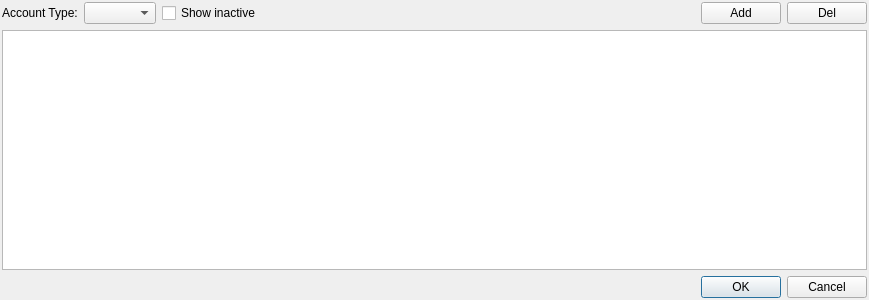
<?xml version="1.0" encoding="UTF-8"?>
<ui version="4.0">
 <class>AccountChoiceDlg</class>
 <widget class="QDialog" name="AccountChoiceDlg">
  <property name="geometry">
   <rect>
    <x>0</x>
    <y>0</y>
    <width>869</width>
    <height>300</height>
   </rect>
  </property>
  <property name="windowTitle">
   <string>Choose Account</string>
  </property>
  <layout class="QVBoxLayout" name="verticalLayout">
   <property name="leftMargin">
    <number>2</number>
   </property>
   <property name="topMargin">
    <number>2</number>
   </property>
   <property name="rightMargin">
    <number>2</number>
   </property>
   <property name="bottomMargin">
    <number>2</number>
   </property>
   <item>
    <widget class="QFrame" name="frame">
     <property name="sizePolicy">
      <sizepolicy hsizetype="Preferred" vsizetype="Preferred">
       <horstretch>0</horstretch>
       <verstretch>0</verstretch>
      </sizepolicy>
     </property>
     <property name="frameShape">
      <enum>QFrame::Panel</enum>
     </property>
     <property name="frameShadow">
      <enum>QFrame::Plain</enum>
     </property>
     <property name="lineWidth">
      <number>0</number>
     </property>
     <layout class="QHBoxLayout" name="horizontalLayout">
      <property name="leftMargin">
       <number>0</number>
      </property>
      <property name="topMargin">
       <number>0</number>
      </property>
      <property name="rightMargin">
       <number>0</number>
      </property>
      <property name="bottomMargin">
       <number>0</number>
      </property>
      <item>
       <widget class="QLabel" name="AccountTypeLbl">
        <property name="text">
         <string>Account Type:</string>
        </property>
       </widget>
      </item>
      <item>
       <widget class="QComboBox" name="AccountTypeCombo"/>
      </item>
      <item>
       <widget class="QCheckBox" name="ShowInactive">
        <property name="text">
         <string>Show inactive</string>
        </property>
       </widget>
      </item>
      <item>
       <spacer name="horizontalSpacer">
        <property name="orientation">
         <enum>Qt::Horizontal</enum>
        </property>
        <property name="sizeHint" stdset="0">
         <size>
          <width>40</width>
          <height>20</height>
         </size>
        </property>
       </spacer>
      </item>
      <item>
       <widget class="QPushButton" name="AddAccountBtn">
        <property name="text">
         <string>Add</string>
        </property>
       </widget>
      </item>
      <item>
       <widget class="QPushButton" name="RemoveAccountBtn">
        <property name="text">
         <string>Del</string>
        </property>
       </widget>
      </item>
     </layout>
    </widget>
   </item>
   <item>
    <widget class="QTableView" name="AccountsList">
     <property name="editTriggers">
      <set>QAbstractItemView::AnyKeyPressed|QAbstractItemView::EditKeyPressed|QAbstractItemView::SelectedClicked</set>
     </property>
     <property name="alternatingRowColors">
      <bool>true</bool>
     </property>
     <property name="selectionBehavior">
      <enum>QAbstractItemView::SelectRows</enum>
     </property>
     <attribute name="verticalHeaderVisible">
      <bool>false</bool>
     </attribute>
     <attribute name="verticalHeaderMinimumSectionSize">
      <number>20</number>
     </attribute>
     <attribute name="verticalHeaderDefaultSectionSize">
      <number>20</number>
     </attribute>
    </widget>
   </item>
   <item>
    <widget class="QDialogButtonBox" name="buttonBox">
     <property name="orientation">
      <enum>Qt::Horizontal</enum>
     </property>
     <property name="standardButtons">
      <set>QDialogButtonBox::Cancel|QDialogButtonBox::Ok</set>
     </property>
    </widget>
   </item>
  </layout>
 </widget>
 <resources/>
 <connections>
  <connection>
   <sender>buttonBox</sender>
   <signal>accepted()</signal>
   <receiver>AccountChoiceDlg</receiver>
   <slot>accept()</slot>
   <hints>
    <hint type="sourcelabel">
     <x>248</x>
     <y>254</y>
    </hint>
    <hint type="destinationlabel">
     <x>157</x>
     <y>274</y>
    </hint>
   </hints>
  </connection>
  <connection>
   <sender>buttonBox</sender>
   <signal>rejected()</signal>
   <receiver>AccountChoiceDlg</receiver>
   <slot>reject()</slot>
   <hints>
    <hint type="sourcelabel">
     <x>316</x>
     <y>260</y>
    </hint>
    <hint type="destinationlabel">
     <x>286</x>
     <y>274</y>
    </hint>
   </hints>
  </connection>
 </connections>
</ui>
